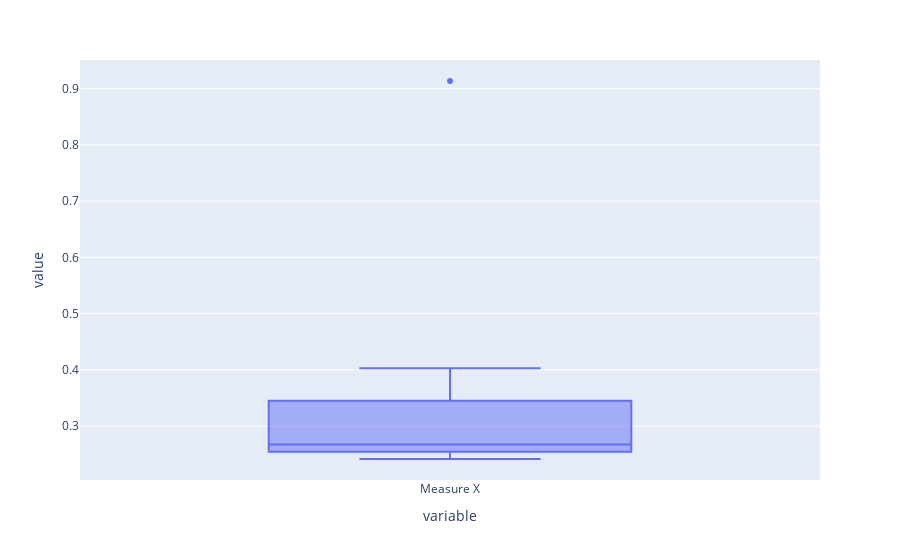

Notebook cell for this chart:
### Code cell
px.box(df['Measure X'])

### Figure 1 — Plotly figure (JSON) as saved in the notebook; plotly's stock layout.template omitted (floating-point values rounded to 4 significant figures)
{"data": [{"alignmentgroup": "True", "hovertemplate": "variable=%{x}<br>value=%{y}<extra></extra>", "legendgroup": "", "marker": {"color": "#636efa"}, "name": "", "notched": false, "offsetgroup": "", "orientation": "v", "showlegend": false, "type": "box", "x": ["Measure X", "Measure X", "Measure X", "Measure X", "Measure X", "Measure X", "Measure X", "Measure X", "Measure X", "Measure X", "Measure X", "Measure X", "Measure X", "Measure X", "Measure X"], "x0": " ", "xaxis": "x", "y": [0.2423, 0.2553, 0.2541, 0.2414, 0.2962, 0.2825, 0.2581, 0.2439, 0.4026, 0.3295, 0.9136, 0.2599, 0.3942, 0.2671, 0.35], "y0": " ", "yaxis": "y"}], "layout": {"boxmode": "group", "legend": {"tracegroupgap": 0}, "margin": {"t": 60}, "xaxis": {"anchor": "y", "domain": [0, 1], "title": {"text": "variable"}}, "yaxis": {"anchor": "x", "domain": [0, 1], "title": {"text": "value"}}}}
